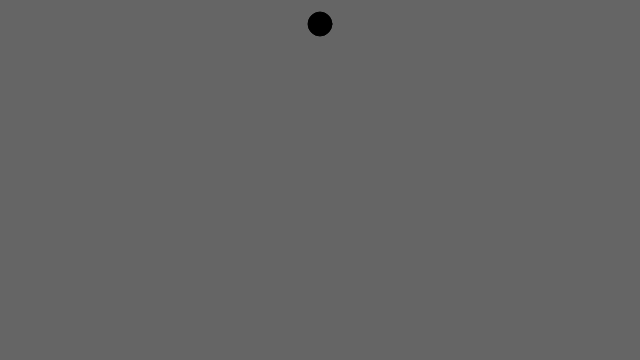
Frame 1 (no input)
Frame 60 (no input): identical to frame 1, image omitted
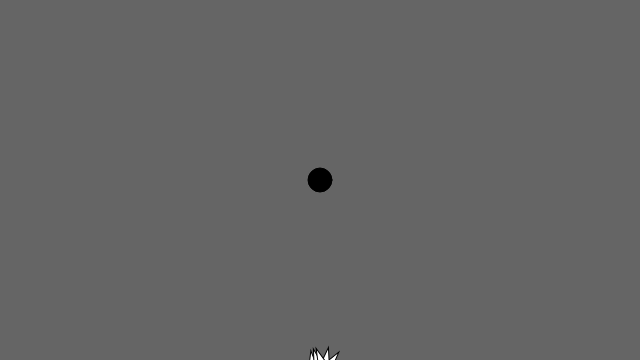
Frame 120 (the mouse pressed at the canvas centre since frame 60)

The p5.js sketch that drew these frames (run headless with seeded random() and noise() and a simulated clock; from frame 60 on, the mouse is pressed at the canvas centre):

// p5.js sketch
// ── sketch.js
let lifetime;
let population;
let lifeCounter;
let target;
let info;

function setup(){
  createCanvas(640, 360);
  lifetime = height;

  lifeCounter = 0;
  target = createVector(width / 2, 24);
  let mutationRate = 0.03;
  population = new Population(mutationRate, 50);

  info = createP("");
  info.position(10, 380);
}

function draw(){
  background(101);
  fill(0);
  stroke(0);
  ellipse(target.x, target.y, 24, 24);

  if(lifeCounter < lifetime){
    population.live();
    lifeCounter++;
  }
  else{
    lifeCounter = 0;
    population.fitness();
    population.selection();
    population.reproduction();
  }

  fill(0);
  info.html("Generation #" + population.getGeneration() + "<br>" +
    "Cycles Left: " + (lifetime - lifeCounter));
}

function mousePressed(){
  target.x = mouseX;
  target.y = mouseY;
}

// ── DNA.js
class DNA {
  constructor(newGenes) {
    if(arguments.length > 0) {
      this.genes = newGenes;
    }
    else{
      this.genes = [];
      this.maxForce = 0.03;

      for(let i = 0; i < lifetime; i++){
        let angle = random(TWO_PI);
        this.genes[i] = p5.Vector.fromAngle(angle);
        this.genes[i].mult(random(0, this.maxForce));
      }
    }
  }

  crossover(partner){
    let child = [];
    let crossover = floor(random(this.genes.length));

    for(let i = 0; i < this.genes.length; i++){
      if(i > crossover){
        child[i] = this.genes[i];
      }
      else{
        child[i] = partner.genes[i];
      }
    }
    let newGenes = new DNA(child);
    return newGenes;
  }

  mutate(mutation) {
    for(let i = 0; i < this.genes.length; i++){
      if(random (1) < mutation){
        let angle = random(TWO_PI);
        this.genes[i] = p5.Vector.fromAngle(angle);
        this.genes[i].mult(random(0, this.maxForce));
      }
    }
  }
}

// ── population.js
class Population {
  constructor(mutation, popSize){
    this.mutationRate = mutation;
    this.population = [];
    this.matingPool = [];
    this.generations = 0;

    for(let i = 0; i < popSize; i++){
      let location = createVector(width/2, height + 20);
      this.population[i] = new Rocket(location, new DNA());
    }
  }

  live(){
    for(let i = 0; i < this.population.length; i++){
      this.population[i].run();
    }
  }

  fitness(){
    for(let i = 0; i < this.population.length; i++){
      this.population[i].calcFitness();
    }
  }

  selection(){
    this.matingPool = [];

    let maxFitness = this.getMaxFitness();

    for(let i = 0; i< this.population.length; i++){
      let fitnessNormal = map(this.population[i].getFitness(), 0, maxFitness, 0, 1);
      let norm = floor(fitnessNormal * 100);
      for(let j = 0; j < norm; j++){
        this.matingPool.push(this.population[i]);
      }
    }
  }

  reproduction(){
    for(let i = 0; i < this.population.length; i++){
      let momId = floor(random(this.matingPool.length));
      let dadId = floor(random(this.matingPool.length));

      let mom = this.matingPool[momId].getDna();
      let dad = this.matingPool[dadId].getDna();

      let child = mom.crossover(dad);
      child.mutate(this.mutationRate);

      let location = createVector(width/2, height + 20);
      this.population[i] = new Rocket(location, child);
    }
    this.generations++;
  }

  getGeneration(){
    return this.generations;
  }

  getMaxFitness(){
    let record = 0;
    for(let i = 0; i < this.population.length; i++){
      if(this.population[i].getFitness() > record){
        record = this.population[i].getFitness();
      }
    }
    return record;
  }
}

// ── rocket.js
class Rocket {
  constructor(position, dna){
    this.acceleration = createVector();
    this.velocity = createVector();
    this.position = position.copy();

    this.radius = 4;
    this.fitness = 0;
    this.dna = dna;

    this.geneCounter = 0;
    this.hitTarget = false;
  }

  calcFitness(){
    let distance = dist(this.position.x, this.position.y, target.x, target.y);
    this.fitness = pow(1/distance, 2);
  }

  run(){
    this.checkTarget();
    if(!this.hitTarget){
      this.applyForce(this.dna.genes[this.geneCounter]);
      this.geneCounter = (this.geneCounter + 1) % this.dna.genes.length;
      this.update();
    }
    this.display();
  }

  checkTarget(){
    let distance = dist(this.position.x, this.position.y, target.x, target.y);
    if(distance < 12){
      this.hitTarget = true;
    }
  }

  applyForce(force){
    this.acceleration.add(force);
  }

  update(){
    this.velocity.add(this.acceleration);
    this.position.add(this.velocity);
    this.acceleration.mult(0);
  }

  display(){
    let theta = this.velocity.heading() + PI / 2;
    let radius = this.radius;
    stroke(0);

    push();
    translate(this.position.x, this.position.y);
    rotate(theta);

    rectMode(CENTER);
    fill(0);
    rect(-radius / 2, radius * 2, radius / 2, radius);
    rect(radius / 2, radius * 2, radius / 2, radius);

    fill(255);
    beginShape(TRIANGLES);
    vertex(0, -radius * 2);
    vertex(-radius, radius * 2);
    vertex(radius, radius * 2);
    endShape(CLOSE);

    pop();
  }

  getFitness(){
    return this.fitness;
  }

  getDna(){
    return this.dna;
  }
}
